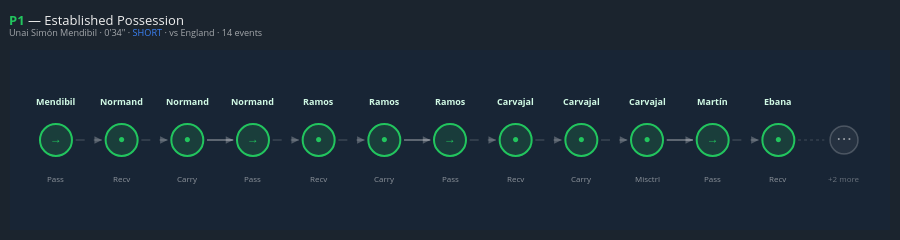

The cell this chart's notebook holds for it:
### Markdown cell above
---
## 9. Distribution Chains — What Happens After the Goal Kick?

One example chain per outcome tier. 🟢 Green = Spain, 🔴 Red = Opponent. Solid line = pass, dashed = carry.

### Code cell
# ══════════════════════════════════════════════════════════════
# CELL 10b — Distribution Chains (1 example per outcome tier)
# ══════════════════════════════════════════════════════════════
# Replicates the dashboard's chain visualisation.
# Shows 6 chains: one P1, one P2, one P3, one N1, one N2, one N3.
# Chains are capped at MAX_DISPLAY events for readability.

MAX_DISPLAY = 12  # max events to show per chain

# ── Helpers ──────────────────────────────────────────────────
_PASS_EV  = frozenset({'Pass', 'Blocked Pass', 'Offside Pass'})
_SHOT_EV  = frozenset({'Shot', 'Goal', 'Save', 'Saved Shot', 'Miss'})
_SHIELD_EV = frozenset({'Tackle', 'Interception', 'Ball Recovery'})

def _short_label(et: str) -> str:
    return {
        'Pass': 'Pass', 'Ball Receipt*': 'Recv', 'Carry': 'Carry',
        'Ball Recovery': 'Recov.', 'Clearance': 'Clear', 'Aerial Won': 'Aerial',
        'Tackle': 'Tackle', 'Interception': 'Int.', 'Foul Committed': 'Foul',
        'Dispossessed': 'Disp.', 'Miscontrol': 'Misctrl',
        'Shot': 'Shot', 'Goal Keeper': 'GK Act', 'Block': 'Block',
        'Dribble': 'Dribble', 'Duel': 'Duel', 'Error': 'Error',
    }.get(et, et[:8])

def _node_icon(et: str) -> str:
    if et in _PASS_EV:   return '→'
    if et in _SHOT_EV:   return '◎'
    if et in _SHIELD_EV: return '🛡'
    return '●'

# ── Pick one representative example per tier ─────────────────
# Prefer chains with 3-15 events (readable length); fallback to any.
tier_order = ['P1', 'P2', 'P3', 'N1', 'N2', 'N3']
tier_examples = {}

for d in all_distributions:
    g = d['granular_outcome']
    clen = len(d.get('chain', []))
    if g not in tier_examples:
        tier_examples[g] = d
    else:
        prev_len = len(tier_examples[g].get('chain', []))
        # Prefer chains in the 3-15 "sweet spot"; among those pick longest
        prev_ok = 3 <= prev_len <= 15
        curr_ok = 3 <= clen <= 15
        if curr_ok and (not prev_ok or clen > prev_len):
            tier_examples[g] = d
        elif not prev_ok and not curr_ok and clen > prev_len:
            tier_examples[g] = d

# ── Build one Plotly figure per chain ────────────────────────
TIER_COLORS = {
    'P1': '#22c55e', 'P2': '#16a34a', 'P3': '#15803d',
    'N1': '#f97316', 'N2': '#ef4444', 'N3': '#dc2626',
}

for tier in tier_order:
    if tier not in tier_examples:
        continue
    d = tier_examples[tier]
    full_chain = d.get('chain', [])
    if not full_chain:
        continue

    tier_color = TIER_COLORS[tier]
    _, tier_label, tier_desc = TIER_META[tier]

    # Truncate chain for display
    truncated = len(full_chain) > MAX_DISPLAY
    chain = full_chain[:MAX_DISPLAY]
    n = len(chain)
    extra = len(full_chain) - MAX_DISPLAY if truncated else 0

    node_spacing = 1.0
    total_nodes = n + (1 if truncated else 0)  # extra slot for "..." node

    fig = go.Figure()

    # ── Connectors (lines between nodes) ──
    for i in range(n - 1):
        evt_next = chain[i + 1]
        et_next = evt_next.get('event_type', '')
        is_pass = et_next in _PASS_EV
        x0, x1 = i * node_spacing + 0.3, (i + 1) * node_spacing - 0.3

        fig.add_trace(go.Scatter(
            x=[x0, x1], y=[0, 0], mode='lines',
            line=dict(
                color='rgba(255,255,255,0.3)' if is_pass else 'rgba(255,255,255,0.15)',
                width=2 if is_pass else 1.5,
                dash='solid' if is_pass else 'dash',
            ),
            showlegend=False, hoverinfo='skip',
        ))
        fig.add_annotation(
            x=x1, y=0, ax=x1 - 0.15, ay=0,
            xref='x', yref='y', axref='x', ayref='y',
            showarrow=True, arrowhead=2, arrowsize=1, arrowwidth=1.5,
            arrowcolor='rgba(255,255,255,0.25)',
        )

    # ── Nodes ──
    for i, evt in enumerate(chain):
        is_team = evt.get('is_team', True)
        et = evt.get('event_type', '')
        player = evt.get('player', '?')

        nc = '#22c55e' if is_team else '#ef4444'
        nb = 'rgba(34,197,94,0.15)' if is_team else 'rgba(239,68,68,0.15)'
        tc = '#d1fae5' if is_team else '#fecaca'

        fig.add_trace(go.Scatter(
            x=[i * node_spacing], y=[0], mode='markers+text',
            marker=dict(size=32, color=nb, line=dict(color=nc, width=2)),
            text=[_node_icon(et)], textfont=dict(size=12, color=nc),
            textposition='middle center', showlegend=False, hoverinfo='text',
            hovertext=f"<b>{player}</b><br>{et}<br>{'Spain' if is_team else 'Opponent'}",
        ))
        short_name = player.split()[-1][:12] if player != '?' else '?'
        fig.add_annotation(x=i * node_spacing, y=0.55,
                           text=f"<b>{short_name}</b>", showarrow=False,
                           font=dict(size=9, color=tc))
        fig.add_annotation(x=i * node_spacing, y=-0.55,
                           text=_short_label(et), showarrow=False,
                           font=dict(size=8, color='rgba(255,255,255,0.5)'))

    # ── Truncation "..." node ──
    if truncated:
        trunc_x = n * node_spacing
        # Dashed connector to "..."
        fig.add_trace(go.Scatter(
            x=[(n - 1) * node_spacing + 0.3, trunc_x - 0.3], y=[0, 0],
            mode='lines', line=dict(color='rgba(255,255,255,0.12)', width=1.5, dash='dot'),
            showlegend=False, hoverinfo='skip',
        ))
        fig.add_trace(go.Scatter(
            x=[trunc_x], y=[0], mode='markers+text',
            marker=dict(size=28, color='rgba(255,255,255,0.06)',
                        line=dict(color='rgba(255,255,255,0.2)', width=1.5)),
            text=['⋯'], textfont=dict(size=16, color='rgba(255,255,255,0.5)'),
            textposition='middle center', showlegend=False, hoverinfo='text',
            hovertext=f"+{extra} more events",
        ))
        fig.add_annotation(x=trunc_x, y=-0.55,
                           text=f"+{extra} more", showarrow=False,
                           font=dict(size=8, color='rgba(255,255,255,0.35)'))

    # ── Header ──
    gk_name = d.get('gk_player', 'GK')
    minute = d.get('minute', 0)
    second = d.get('second', 0)
    pass_type = d.get('pass_type', 'short')
    opponent = d.get('opponent', '?')
    pt_color = C_SHORT if pass_type == 'short' else C_LONG
    chain_len = len(full_chain)

    title_text = (
        f"<span style='color:{tier_color};font-weight:700'>{tier}</span>"
        f" — {tier_label}"
        f"<br><sup style='color:rgba(255,255,255,0.6)'>"
        f"{gk_name} · {minute}'{second:02d}\" · "
        f"<span style='color:{pt_color}'>{pass_type.upper()}</span>"
        f" · vs {opponent} · {chain_len} events</sup>"
    )

    x_max = (total_nodes - 1) * node_spacing + 0.7
    fig.update_layout(
        title=dict(text=title_text, font=dict(size=13, color=C_TEXT), x=0.01, xanchor='left'),
        xaxis=dict(range=[-0.7, x_max], showgrid=False, zeroline=False,
                   showticklabels=False, fixedrange=True),
        yaxis=dict(range=[-1.3, 1.3], showgrid=False, zeroline=False,
                   showticklabels=False, fixedrange=True),
        plot_bgcolor=C_CARD, paper_bgcolor=C_BG,
        height=155, margin=dict(l=10, r=10, t=50, b=10),
        showlegend=False,
    )
    fig.show()

# ── Summary ──
print(f'\n📋 Showing 1 example chain per outcome tier ({len(tier_examples)} tiers found)')
print(f'   Display capped at {MAX_DISPLAY} events (⋯ = truncated)\n')
for t in tier_order:
    if t in tier_examples:
        d = tier_examples[t]
        clen = len(d.get('chain', []))
        trunc = ' (truncated)' if clen > MAX_DISPLAY else ''
        print(f'   {t}: vs {d["opponent"]} {d["minute"]}\'{d["second"]:02d}" '
              f'({d["pass_type"]}, {clen} events{trunc})')

### Figure 1 — Plotly figure (JSON) as saved in the notebook; plotly's stock layout.template omitted (floating-point values rounded to 4 significant figures)
{"data": [{"hoverinfo": "skip", "line": {"color": "rgba(255,255,255,0.15)", "dash": "dash", "width": 1.5}, "mode": "lines", "showlegend": false, "type": "scatter", "x": [0.3, 0.7], "y": [0, 0]}, {"hoverinfo": "skip", "line": {"color": "rgba(255,255,255,0.15)", "dash": "dash", "width": 1.5}, "mode": "lines", "showlegend": false, "type": "scatter", "x": [1.3, 1.7], "y": [0, 0]}, {"hoverinfo": "skip", "line": {"color": "rgba(255,255,255,0.3)", "dash": "solid", "width": 2}, "mode": "lines", "showlegend": false, "type": "scatter", "x": [2.3, 2.7], "y": [0, 0]}, {"hoverinfo": "skip", "line": {"color": "rgba(255,255,255,0.15)", "dash": "dash", "width": 1.5}, "mode": "lines", "showlegend": false, "type": "scatter", "x": [3.3, 3.7], "y": [0, 0]}, {"hoverinfo": "skip", "line": {"color": "rgba(255,255,255,0.15)", "dash": "dash", "width": 1.5}, "mode": "lines", "showlegend": false, "type": "scatter", "x": [4.3, 4.7], "y": [0, 0]}, {"hoverinfo": "skip", "line": {"color": "rgba(255,255,255,0.3)", "dash": "solid", "width": 2}, "mode": "lines", "showlegend": false, "type": "scatter", "x": [5.3, 5.7], "y": [0, 0]}, {"hoverinfo": "skip", "line": {"color": "rgba(255,255,255,0.15)", "dash": "dash", "width": 1.5}, "mode": "lines", "showlegend": false, "type": "scatter", "x": [6.3, 6.7], "y": [0, 0]}, {"hoverinfo": "skip", "line": {"color": "rgba(255,255,255,0.15)", "dash": "dash", "width": 1.5}, "mode": "lines", "showlegend": false, "type": "scatter", "x": [7.3, 7.7], "y": [0, 0]}, {"hoverinfo": "skip", "line": {"color": "rgba(255,255,255,0.15)", "dash": "dash", "width": 1.5}, "mode": "lines", "showlegend": false, "type": "scatter", "x": [8.3, 8.7], "y": [0, 0]}, {"hoverinfo": "skip", "line": {"color": "rgba(255,255,255,0.3)", "dash": "solid", "width": 2}, "mode": "lines", "showlegend": false, "type": "scatter", "x": [9.3, 9.7], "y": [0, 0]}, {"hoverinfo": "skip", "line": {"color": "rgba(255,255,255,0.15)", "dash": "dash", "width": 1.5}, "mode": "lines", "showlegend": false, "type": "scatter", "x": [10.3, 10.7], "y": [0, 0]}, {"hoverinfo": "text", "hovertext": "<b>Unai Simón Mendibil</b><br>Pass<br>Spain", "marker": {"color": "rgba(34,197,94,0.15)", "line": {"color": "#22c55e", "width": 2}, "size": 32}, "mode": "markers+text", "showlegend": false, "text": ["→"], "textfont": {"color": "#22c55e", "size": 12}, "textposition": "middle center", "type": "scatter", "x": [0], "y": [0]}, {"hoverinfo": "text", "hovertext": "<b>Robin Aime Robert Le Normand</b><br>Ball Receipt*<br>Spain", "marker": {"color": "rgba(34,197,94,0.15)", "line": {"color": "#22c55e", "width": 2}, "size": 32}, "mode": "markers+text", "showlegend": false, "text": ["●"], "textfont": {"color": "#22c55e", "size": 12}, "textposition": "middle center", "type": "scatter", "x": [1], "y": [0]}, {"hoverinfo": "text", "hovertext": "<b>Robin Aime Robert Le Normand</b><br>Carry<br>Spain", "marker": {"color": "rgba(34,197,94,0.15)", "line": {"color": "#22c55e", "width": 2}, "size": 32}, "mode": "markers+text", "showlegend": false, "text": ["●"], "textfont": {"color": "#22c55e", "size": 12}, "textposition": "middle center", "type": "scatter", "x": [2], "y": [0]}, {"hoverinfo": "text", "hovertext": "<b>Robin Aime Robert Le Normand</b><br>Pass<br>Spain", "marker": {"color": "rgba(34,197,94,0.15)", "line": {"color": "#22c55e", "width": 2}, "size": 32}, "mode": "markers+text", "showlegend": false, "text": ["→"], "textfont": {"color": "#22c55e", "size": 12}, "textposition": "middle center", "type": "scatter", "x": [3], "y": [0]}, {"hoverinfo": "text", "hovertext": "<b>Daniel Carvajal Ramos</b><br>Ball Receipt*<br>Spain", "marker": {"color": "rgba(34,197,94,0.15)", "line": {"color": "#22c55e", "width": 2}, "size": 32}, "mode": "markers+text", "showlegend": false, "text": ["●"], "textfont": {"color": "#22c55e", "size": 12}, "textposition": "middle center", "type": "scatter", "x": [4], "y": [0]}, {"hoverinfo": "text", "hovertext": "<b>Daniel Carvajal Ramos</b><br>Carry<br>Spain", "marker": {"color": "rgba(34,197,94,0.15)", "line": {"color": "#22c55e", "width": 2}, "size": 32}, "mode": "markers+text", "showlegend": false, "text": ["●"], "textfont": {"color": "#22c55e", "size": 12}, "textposition": "middle center", "type": "scatter", "x": [5], "y": [0]}, {"hoverinfo": "text", "hovertext": "<b>Daniel Carvajal Ramos</b><br>Pass<br>Spain", "marker": {"color": "rgba(34,197,94,0.15)", "line": {"color": "#22c55e", "width": 2}, "size": 32}, "mode": "markers+text", "showlegend": false, "text": ["→"], "textfont": {"color": "#22c55e", "size": 12}, "textposition": "middle center", "type": "scatter", "x": [6], "y": [0]}, {"hoverinfo": "text", "hovertext": "<b>Daniel Olmo Carvajal</b><br>Ball Receipt*<br>Spain", "marker": {"color": "rgba(34,197,94,0.15)", "line": {"color": "#22c55e", "width": 2}, "size": 32}, "mode": "markers+text", "showlegend": false, "text": ["●"], "textfont": {"color": "#22c55e", "size": 12}, "textposition": "middle center", "type": "scatter", "x": [7], "y": [0]}, {"hoverinfo": "text", "hovertext": "<b>Daniel Olmo Carvajal</b><br>Carry<br>Spain", "marker": {"color": "rgba(34,197,94,0.15)", "line": {"color": "#22c55e", "width": 2}, "size": 32}, "mode": "markers+text", "showlegend": false, "text": ["●"], "textfont": {"color": "#22c55e", "size": 12}, "textposition": "middle center", "type": "scatter", "x": [8], "y": [0]}, {"hoverinfo": "text", "hovertext": "<b>Daniel Olmo Carvajal</b><br>Miscontrol<br>Spain", "marker": {"color": "rgba(34,197,94,0.15)", "line": {"color": "#22c55e", "width": 2}, "size": 32}, "mode": "markers+text", "showlegend": false, "text": ["●"], "textfont": {"color": "#22c55e", "size": 12}, "textposition": "middle center", "type": "scatter", "x": [9], "y": [0]}, {"hoverinfo": "text", "hovertext": "<b>Álvaro Borja Morata Martín</b><br>Pass<br>Spain", "marker": {"color": "rgba(34,197,94,0.15)", "line": {"color": "#22c55e", "width": 2}, "size": 32}, "mode": "markers+text", "showlegend": false, "text": ["→"], "textfont": {"color": "#22c55e", "size": 12}, "textposition": "middle center", "type": "scatter", "x": [10], "y": [0]}, {"hoverinfo": "text", "hovertext": "<b>Lamine Yamal Nasraoui Ebana</b><br>Ball Receipt*<br>Spain", "marker": {"color": "rgba(34,197,94,0.15)", "line": {"color": "#22c55e", "width": 2}, "size": 32}, "mode": "markers+text", "showlegend": false, "text": ["●"], "textfont": {"color": "#22c55e", "size": 12}, "textposition": "middle center", "type": "scatter", "x": [11], "y": [0]}, {"hoverinfo": "skip", "line": {"color": "rgba(255,255,255,0.12)", "dash": "dot", "width": 1.5}, "mode": "lines", "showlegend": false, "type": "scatter", "x": [11.3, 11.7], "y": [0, 0]}, {"hoverinfo": "text", "hovertext": "+2 more events", "marker": {"color": "rgba(255,255,255,0.06)", "line": {"color": "rgba(255,255,255,0.2)", "width": 1.5}, "size": 28}, "mode": "markers+text", "showlegend": false, "text": ["⋯"], "textfont": {"color": "rgba(255,255,255,0.5)", "size": 16}, "textposition": "middle center", "type": "scatter", "x": [12], "y": [0]}], "layout": {"annotations": [{"arrowcolor": "rgba(255,255,255,0.25)", "arrowhead": 2, "arrowsize": 1, "arrowwidth": 1.5, "ax": 0.55, "axref": "x", "ay": 0, "ayref": "y", "showarrow": true, "x": 0.7, "xref": "x", "y": 0, "yref": "y"}, {"arrowcolor": "rgba(255,255,255,0.25)", "arrowhead": 2, "arrowsize": 1, "arrowwidth": 1.5, "ax": 1.55, "axref": "x", "ay": 0, "ayref": "y", "showarrow": true, "x": 1.7, "xref": "x", "y": 0, "yref": "y"}, {"arrowcolor": "rgba(255,255,255,0.25)", "arrowhead": 2, "arrowsize": 1, "arrowwidth": 1.5, "ax": 2.55, "axref": "x", "ay": 0, "ayref": "y", "showarrow": true, "x": 2.7, "xref": "x", "y": 0, "yref": "y"}, {"arrowcolor": "rgba(255,255,255,0.25)", "arrowhead": 2, "arrowsize": 1, "arrowwidth": 1.5, "ax": 3.55, "axref": "x", "ay": 0, "ayref": "y", "showarrow": true, "x": 3.7, "xref": "x", "y": 0, "yref": "y"}, {"arrowcolor": "rgba(255,255,255,0.25)", "arrowhead": 2, "arrowsize": 1, "arrowwidth": 1.5, "ax": 4.55, "axref": "x", "ay": 0, "ayref": "y", "showarrow": true, "x": 4.7, "xref": "x", "y": 0, "yref": "y"}, {"arrowcolor": "rgba(255,255,255,0.25)", "arrowhead": 2, "arrowsize": 1, "arrowwidth": 1.5, "ax": 5.55, "axref": "x", "ay": 0, "ayref": "y", "showarrow": true, "x": 5.7, "xref": "x", "y": 0, "yref": "y"}, {"arrowcolor": "rgba(255,255,255,0.25)", "arrowhead": 2, "arrowsize": 1, "arrowwidth": 1.5, "ax": 6.55, "axref": "x", "ay": 0, "ayref": "y", "showarrow": true, "x": 6.7, "xref": "x", "y": 0, "yref": "y"}, {"arrowcolor": "rgba(255,255,255,0.25)", "arrowhead": 2, "arrowsize": 1, "arrowwidth": 1.5, "ax": 7.55, "axref": "x", "ay": 0, "ayref": "y", "showarrow": true, "x": 7.7, "xref": "x", "y": 0, "yref": "y"}, {"arrowcolor": "rgba(255,255,255,0.25)", "arrowhead": 2, "arrowsize": 1, "arrowwidth": 1.5, "ax": 8.55, "axref": "x", "ay": 0, "ayref": "y", "showarrow": true, "x": 8.7, "xref": "x", "y": 0, "yref": "y"}, {"arrowcolor": "rgba(255,255,255,0.25)", "arrowhead": 2, "arrowsize": 1, "arrowwidth": 1.5, "ax": 9.55, "axref": "x", "ay": 0, "ayref": "y", "showarrow": true, "x": 9.7, "xref": "x", "y": 0, "yref": "y"}, {"arrowcolor": "rgba(255,255,255,0.25)", "arrowhead": 2, "arrowsize": 1, "arrowwidth": 1.5, "ax": 10.55, "axref": "x", "ay": 0, "ayref": "y", "showarrow": true, "x": 10.7, "xref": "x", "y": 0, "yref": "y"}, {"font": {"color": "#d1fae5", "size": 9}, "showarrow": false, "text": "<b>Mendibil</b>", "x": 0, "y": 0.55}, {"font": {"color": "rgba(255,255,255,0.5)", "size": 8}, "showarrow": false, "text": "Pass", "x": 0, "y": -0.55}, {"font": {"color": "#d1fae5", "size": 9}, "showarrow": false, "text": "<b>Normand</b>", "x": 1, "y": 0.55}, {"font": {"color": "rgba(255,255,255,0.5)", "size": 8}, "showarrow": false, "text": "Recv", "x": 1, "y": -0.55}, {"font": {"color": "#d1fae5", "size": 9}, "showarrow": false, "text": "<b>Normand</b>", "x": 2, "y": 0.55}, {"font": {"color": "rgba(255,255,255,0.5)", "size": 8}, "showarrow": false, "text": "Carry", "x": 2, "y": -0.55}, {"font": {"color": "#d1fae5", "size": 9}, "showarrow": false, "text": "<b>Normand</b>", "x": 3, "y": 0.55}, {"font": {"color": "rgba(255,255,255,0.5)", "size": 8}, "showarrow": false, "text": "Pass", "x": 3, "y": -0.55}, {"font": {"color": "#d1fae5", "size": 9}, "showarrow": false, "text": "<b>Ramos</b>", "x": 4, "y": 0.55}, {"font": {"color": "rgba(255,255,255,0.5)", "size": 8}, "showarrow": false, "text": "Recv", "x": 4, "y": -0.55}, {"font": {"color": "#d1fae5", "size": 9}, "showarrow": false, "text": "<b>Ramos</b>", "x": 5, "y": 0.55}, {"font": {"color": "rgba(255,255,255,0.5)", "size": 8}, "showarrow": false, "text": "Carry", "x": 5, "y": -0.55}, {"font": {"color": "#d1fae5", "size": 9}, "showarrow": false, "text": "<b>Ramos</b>", "x": 6, "y": 0.55}, {"font": {"color": "rgba(255,255,255,0.5)", "size": 8}, "showarrow": false, "text": "Pass", "x": 6, "y": -0.55}, {"font": {"color": "#d1fae5", "size": 9}, "showarrow": false, "text": "<b>Carvajal</b>", "x": 7, "y": 0.55}, {"font": {"color": "rgba(255,255,255,0.5)", "size": 8}, "showarrow": false, "text": "Recv", "x": 7, "y": -0.55}, {"font": {"color": "#d1fae5", "size": 9}, "showarrow": false, "text": "<b>Carvajal</b>", "x": 8, "y": 0.55}, {"font": {"color": "rgba(255,255,255,0.5)", "size": 8}, "showarrow": false, "text": "Carry", "x": 8, "y": -0.55}, {"font": {"color": "#d1fae5", "size": 9}, "showarrow": false, "text": "<b>Carvajal</b>", "x": 9, "y": 0.55}, {"font": {"color": "rgba(255,255,255,0.5)", "size": 8}, "showarrow": false, "text": "Misctrl", "x": 9, "y": -0.55}, {"font": {"color": "#d1fae5", "size": 9}, "showarrow": false, "text": "<b>Martín</b>", "x": 10, "y": 0.55}, {"font": {"color": "rgba(255,255,255,0.5)", "size": 8}, "showarrow": false, "text": "Pass", "x": 10, "y": -0.55}, {"font": {"color": "#d1fae5", "size": 9}, "showarrow": false, "text": "<b>Ebana</b>", "x": 11, "y": 0.55}, {"font": {"color": "rgba(255,255,255,0.5)", "size": 8}, "showarrow": false, "text": "Recv", "x": 11, "y": -0.55}, {"font": {"color": "rgba(255,255,255,0.35)", "size": 8}, "showarrow": false, "text": "+2 more", "x": 12, "y": -0.55}], "height": 155, "margin": {"b": 10, "l": 10, "r": 10, "t": 50}, "paper_bgcolor": "rgba(15,25,35,0.95)", "plot_bgcolor": "rgba(25,38,55,0.9)", "showlegend": false, "title": {"font": {"color": "#f0f0f0", "size": 13}, "text": "<span style='color:#22c55e;font-weight:700'>P1</span> — Established Possession<br><sup style='color:rgba(255,255,255,0.6)'>Unai Simón Mendibil · 0'34\" · <span style='color:#3b82f6'>SHORT</span> · vs England · 14 events</sup>", "x": 0.01, "xanchor": "left"}, "xaxis": {"fixedrange": true, "range": [-0.7, 12.7], "showgrid": false, "showticklabels": false, "zeroline": false}, "yaxis": {"fixedrange": true, "range": [-1.3, 1.3], "showgrid": false, "showticklabels": false, "zeroline": false}}}
